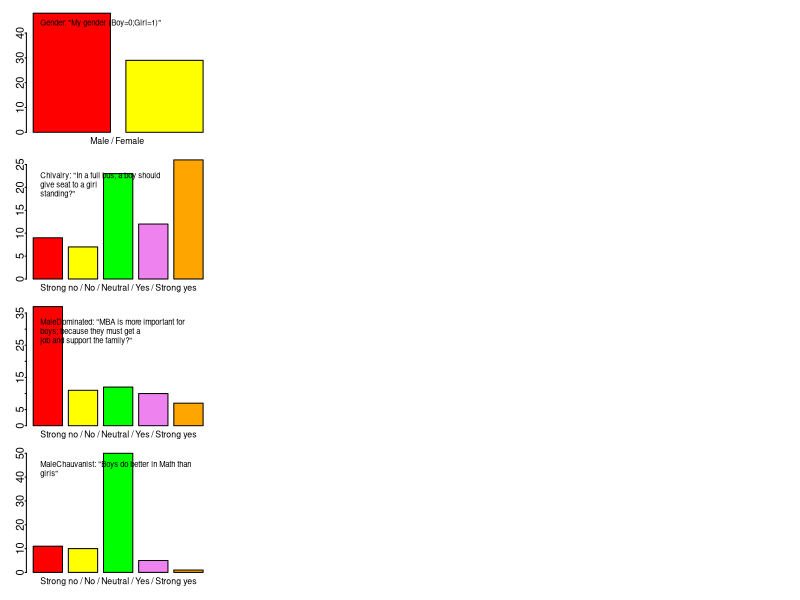
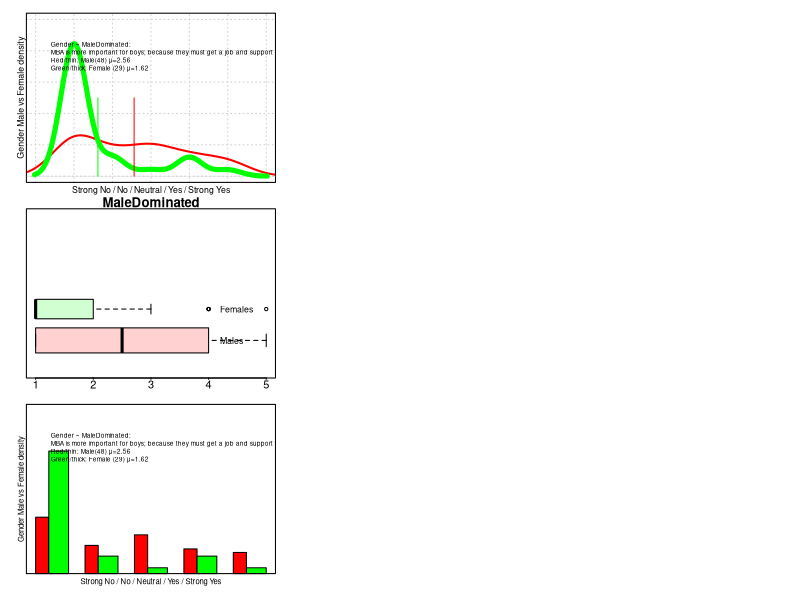
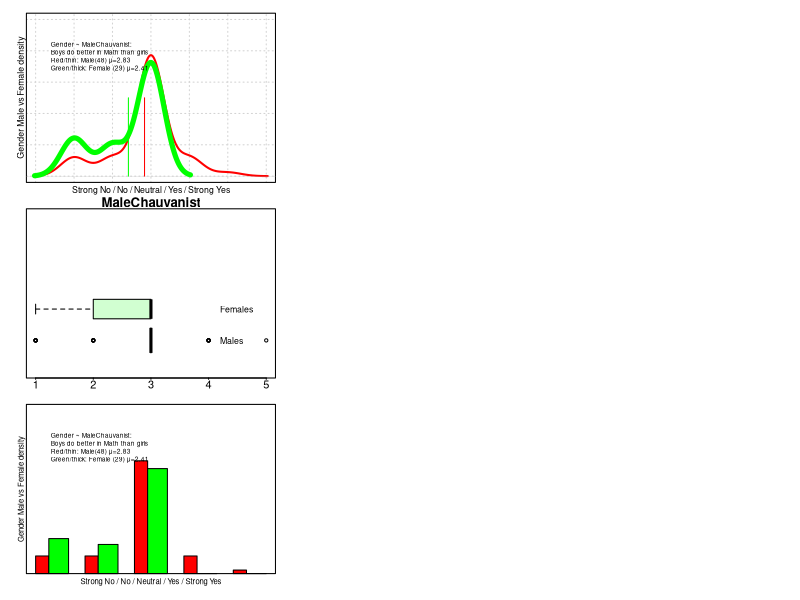
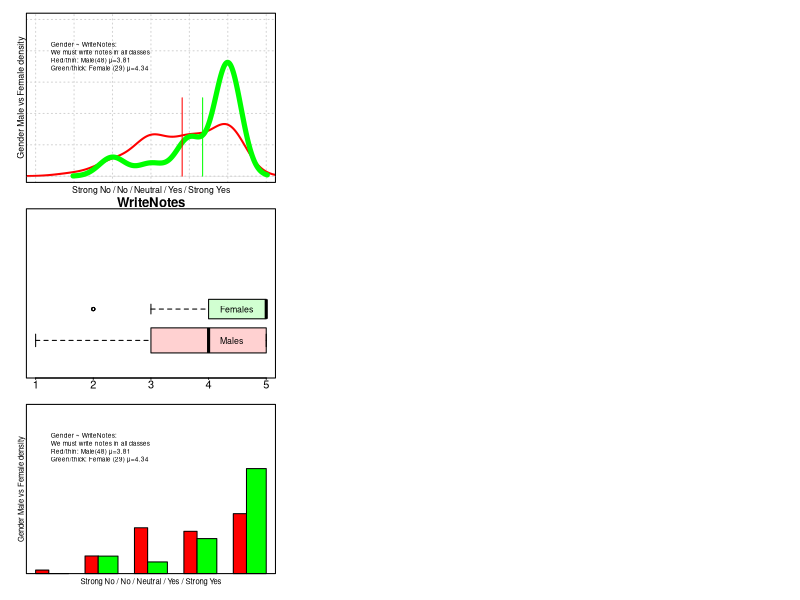
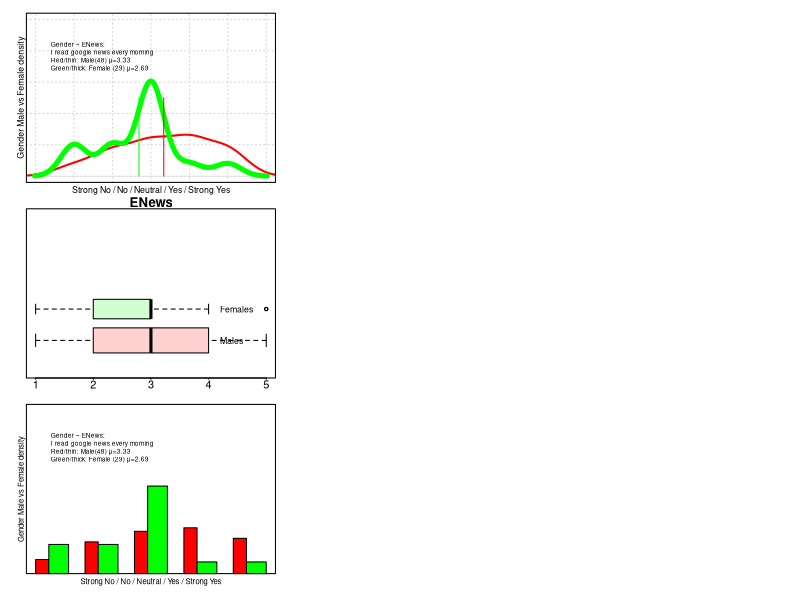
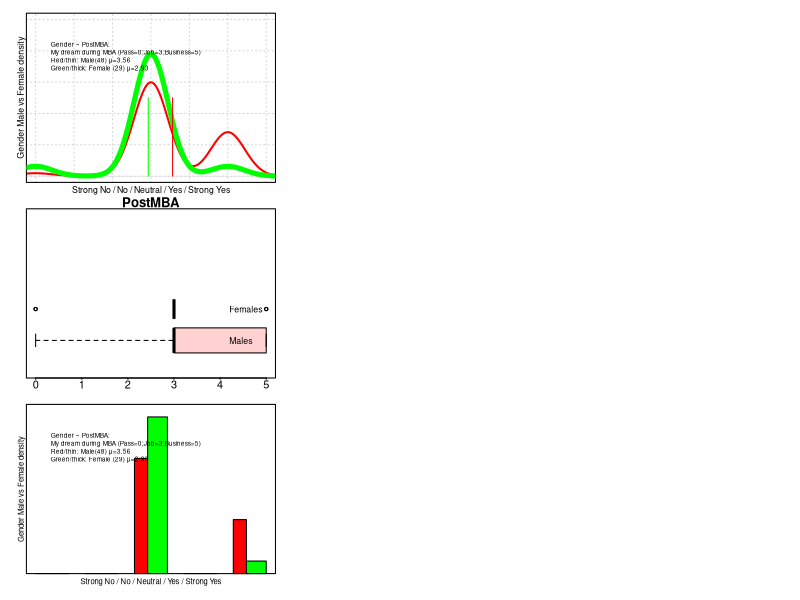
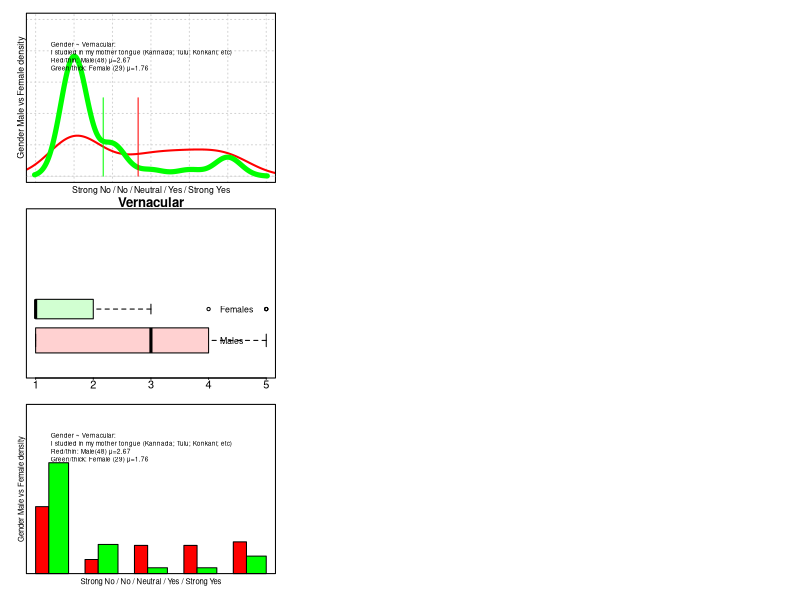
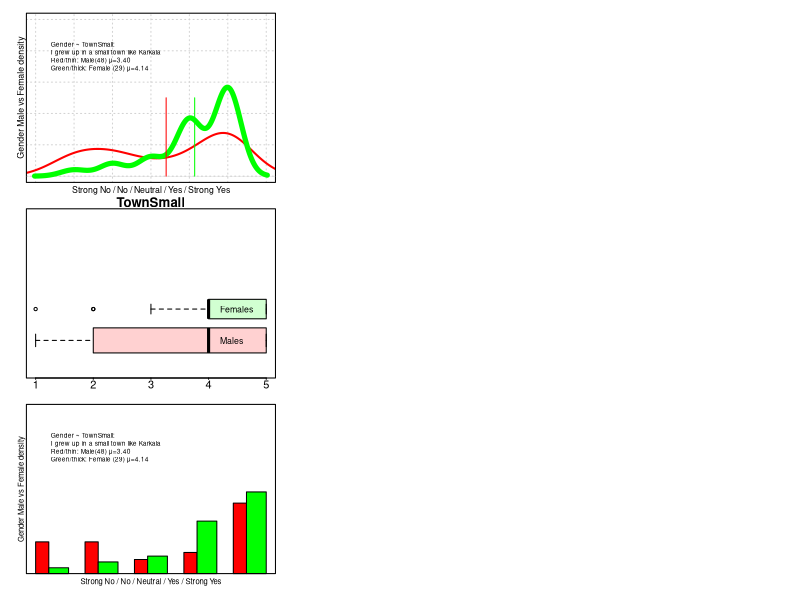

The R source for these figures, in order:
#######################################################################
# Title: Process survey data for Gender.
# source("c:/mosh/stats-r/survey/gender.R")
# GPL(C) moshahmed_at_gmail
#######################################################################
# 1. Setup
#######################################################################
## Do this once to download from the web.
# install.packages("psych")
# install.packages("GPArotation")
# install.packages("psy") 
# install.packages("nFactors")
library(psy)
library(psych)
library(GPArotation)
library(nFactors)
library(corrplot)
options(digits=3) # Easy to read precision. 
colors  <- c("red", "yellow", "green", "violet",
  "orange", "blue", "pink", "cyan")
 
# Read the survey data csv into R.
# setwd(dirname(sys.frame(1)$ofile))
# setwd("c:/mosh/stats-r/survey/")
survey <- read.csv("data/n3.csv")
titles <- read.csv("data/n3title.csv")

# Output
# outdir <- 'out/gender/'
outdir <- './'

Question<-'Gender-Cat'
printcount <- 0

males   <- subset(survey,Gender==0)
females <- subset(survey,Gender==1)

cormat <- cor(survey) # Compute Correlation Matrix

wrap_strings <- function(vector_of_strings,width){
  sapply(vector_of_strings,
    FUN=function(x){
      paste(strwrap(x,width=width), collapse="\n")
    })
}
#######################################################################
# Print the top correlated columns 
#######################################################################
if (outdir != '') {
  txtfile<-paste(outdir,Question,".txt",sep="")
  sink(txtfile) 
}
for (i in 1:55 ) {
  cat(sprintf("%d. %s\n", i, colnames(cormat)[i]))
  cat("  positive+\n");
  print(head(cormat[order(cormat[,i]),c(i)],5));
  cat("  negative-\n");
  print(head(cormat[order(-cormat[,i]),c(i)],5));
}  
if (outdir != '') {
  print(sprintf("Wrote %s", txtfile))
  sink() 
}

if (outdir != '') {
  imgfile<-paste(outdir,'survey','.jpg',sep='')
  jpeg(imgfile, width=8, height=5, units = 'in', res = 600)
} 
par(mfcol=c(4,4), oma=c(1,1,0,0), mar=c(1,1,1,0), tcl=-0.1, mgp=c(0,0,0))
# layout()
# Plot the columns related to Gender
for (cn in c("Gender","Chivalry","MaleDominated","MaleChauvanist")) {
  if (cn == "Gender") {
    xlab1 <- "Male / Female "
  }else{
    xlab1 <- "Strong no / No / Neutral / Yes / Strong yes"
  }
  clong <- paste('"',titles$Long[match(cn,titles$Short)],'"',sep='')
  clong <- wrap_strings(clong, 30)
  barplot(table(survey[,cn]),col=colors,xlab=xlab1,xaxt='n',cex.lab=.8)
  xlab2 <- sprintf("%s: %s", cn, clong)
  legend("topleft", xlab2, bty="n",cex=.7)

}
if (outdir != '') {
  dev.off()
  print(sprintf("Wrote %s", imgfile))
}

#######################################################################
# Differences in opinion between Gender
#######################################################################
for (cn in names(survey)){
  if (cn=="Gender") next # t.test will give: error, constant data.
  mcn <- males[,cn]
  fcn <- females[,cn]
  # if (abs(mean(mcn) - mean(fcn)) < 0.01) next
  tv <- t.test(males[cn], females[cn], var.equal=T)
  if (tv$p.value >= .05) next
  #
  if (outdir != '') {
    imgfile<-paste(outdir,'cmp-',cn,'.jpg',sep='')
    jpeg(imgfile, width=8, height=5, units = 'in', res = 600)
  }
  par(mfcol=c(3,3), oma=c(1,1,0,0), mar=c(1,1,1,0), tcl=-0.1, mgp=c(0,0,0))
  #
  printcount <- printcount+1
  likerts5 <- "Strong No / No / Neutral / Yes / Strong Yes"
  ylab2 <- "Gender Male vs Female density"
  # likerts3 <- "No/Neutral/Yes"
  # Density and means
  meanm <- mean(mcn)
  meanf <- mean(fcn)
  densitym <- density(mcn)
  densityf <- density(fcn)
  tablem <- table(factor(mcn,levels=1:5))
  tablef <- table(factor(fcn,levels=1:5))
  # Compute density/percentages.
  perm <- prop.table(tablem)
  perf <- prop.table(tablef)
  # Plot both male/red and female/green answers.
  plot(densitym,col="red", main="",
    panel.first = grid(),
    xlab=likerts5, ylab=ylab2,
    cex.lab=0.8,
    xlim=c(0,6), ylim=c(0,1), xaxt="n", yaxt="n",lwd=2)
  lines(densityf,col="green",lwd=5)
  # Shade the polygons also.
  redTrans   <- rgb(1 ,.1,.1,0.2)
  greenTrans <- rgb(.1,1,.1, 0.2)
  # polygon(density(na.omit(mcn)), density=-1, col=redTrans)
  # polygon(density(na.omit(fcn)), density=-1, col=greenTrans)
  clong <- paste(titles$Long[match(cn,titles$Short)])
  lines( x=c(meanm,meanm), y=c(0,.5), col="red")
  lines( x=c(meanf,meanf), y=c(0,.5), col="green")
  fmtLegend <- paste(
    "Gender ~ %s:\n%s\n",
    "Red/thin: Male(%d) %s=%3.2f\n",
    "Green/thick: Female (%d) %s=%3.2f",
    sep="") 
  unicode_mu <- "\u03BC"
  fmtLegend2 <- sprintf(fmtLegend,
      cn,clong,
      nrow(males),   unicode_mu, meanm,
      nrow(females), unicode_mu, meanf)
  legend("bottomleft", fmtLegend2, bty="n", cex=.6, inset=c(+0.05,.7))
  # OR: boxplot(survey$Reading ~ factor(survey$Gender), data=survey)
  mfnames <- c("Males","Females")
  boxplot(mcn,fcn, names=mfnames, 
    col=(c(redTrans,greenTrans)),
    horizontal=T, frame=T,
    xlim=c(0,5),
    # add=T,
    outline=T,
    axes=F,
    varwidth=T, # width=c(2,3),
    # boxwex=.6,
    main=cn)  
  axis(1)
  axis(2,las=2,cex.axis=.8,at=1:2, labels=mfnames, side=4, pos=4.2, lwd=0)
  barplot(rbind(perm,perf),beside=T,
    col=c("red","green"), # density=c(60,90),
    #panel.first = grid(),
    main="",
    xlab=likerts5, ylab=ylab2,
    cex.lab=0.7,
    #xlim=c(0,6),
    width=c(4,6),
    ylim=c(0,1), xaxt="n", yaxt="n",lwd=2
    )
  # Lines look like bars.
  # lines( x=c(meanm,meanm), y=c(0,.5), lwd=2, col="red")
  # lines( x=c(meanf,meanf), y=c(0,.5), lwd=5, col="green")
  legend("bottomleft", fmtLegend2, bty="n",cex=.6,inset=c(+.05,.7))
  box()

  #
  cat(sprintf("%d Different %s pvalue=%f\n",
    printcount, cn, tv$p.value))
  print(tv$estimate)
  if (outdir != '') {
    dev.off()
    print(sprintf("Wrote %s", imgfile))
  }  else {
    # readline(prompt="Press [enter] to continue")
  }
  flush.console()
}
